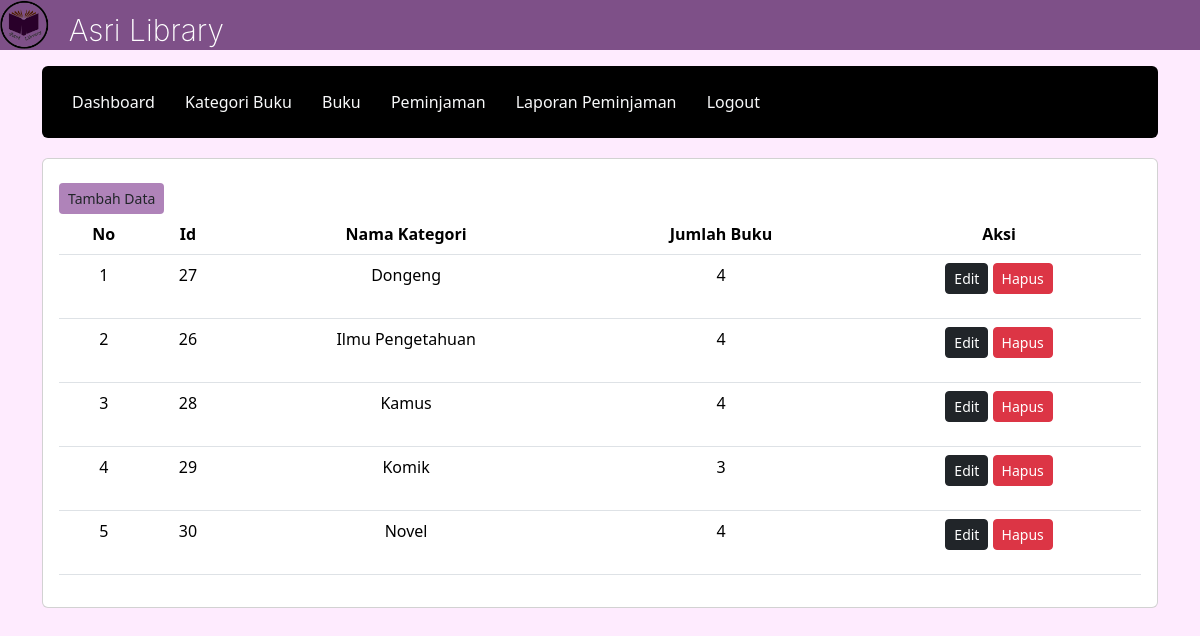
Page /petugas/tambah-kategori.php (signed in) on the committed database.
### tables this page shows
CREATE TABLE `kategori` (
  `id` int(12) NOT NULL,
  `nama_kategori` varchar(255) DEFAULT NULL
);

### petugas/tambah-kategori.php (the view, shortened to what this page needs)
<?php
require_once('backend/config.php');
$query_kategori = mysqli_query($conn, "SELECT * FROM kategori");
$jumlah_buku_per_kategori = array();
while ($kategori = mysqli_fetch_assoc($query_kategori)) {
    $query_jumlah = mysqli_query($conn, "SELECT COUNT(*) AS jumlah FROM kategori_buku_relasi WHERE kategori_id = {$kategori['id']}");
    $result_jumlah = mysqli_fetch_assoc($query_jumlah);
    $jumlah_buku_per_kategori[$kategori['id']] = $result_jumlah['jumlah'];
}
?>
<!DOCTYPE html>
<html lang="en">
<head>
    <link rel="stylesheet" type="text/css" href="css/tambah-kategori.css">
    <link href="https://cdn.jsdelivr.net/npm/bootstrap@5.3.2/dist/css/bootstrap.min.css" rel="stylesheet"
>
    <link rel="stylesheet" type="text/css" href="css/navbar.css">
</head>
<body style="background-color:rgb(254, 235, 254);">
    <nav class="navbar-atas">
        <div class="logo">
            <img src="gambar/logo.png ">
            <p>Asri Library</p>
        </div>
    </nav>
    <div class="container">
        <div class="content mt-3">
            <div class="card" style="background-color: black;">
                <div class="card-body">
                    <a href="home.php" class="btn text-light">Dashboard</a>
                    <a href="tambah-kategori.php" class="btn text-light">Kategori Buku</a>
                    <a href="pendataan-barang.php" class="btn text-light">Buku</a>
                    <a href="daftar-pinjaman.php" class="btn text-light">Peminjaman</a>
                    <a href="laporan.php" class="btn text-light">Laporan Peminjaman</a>
                    <a href="../index.php" class="btn text-light">Logout</a>
                </div>
            </div>
        </div>
        <div class="content-mt-3" style="margin-top: 20px; ">
            <div class="card">
                <div class="card-body">
                    <a href="tambah_kategori.php" class="btn btn-sm mt-2"
                        style="background-color: rgb(175, 131, 185) ;">Tambah Data</a>
                    <table class="table">
                        <thead>
                            <tr>
                                <th>No</th>
                                <th>Id</th>
                                <th>Nama Kategori</th>
                                <th>Jumlah Buku</th>
                                <th>Aksi</th>
                            </tr>
                        </thead>
                        <tbody>
                            <?php
                            $no = 1;
                            $query_kategori = mysqli_query($conn, "SELECT * FROM kategori");
                            while ($kategori = mysqli_fetch_assoc($query_kategori)) {
                                ?>
                                <tr>
                                    <td>
                                        <?php echo $no++; ?>
                                    </td>
                                    <td>
                                        <?php echo $kategori['id']; ?>
                                    </td>
                                    <td>
                                        <?php echo $kategori['nama_kategori']; ?>
                                    </td>
                                    <?php $jumlah_buku = isset($jumlah_buku_per_kategori[$kategori['id']]) ? $jumlah_buku_per_kategori[$kategori['id']] : 0; ?>
                                    <td>
                                        <?php echo $jumlah_buku ?>
                                    </td>
                                    <td>
                                        <a href="edit_kategori.php?id=<?php echo $kategori['id']; ?>"
                                            class="btn btn-dark btn-sm mb-3">Edit</a>
                                        <a href="hapus.php?id=<?php echo $kategori['id']; ?>"
                                            class="btn btn-danger btn-sm mb-3">Hapus</a>
                                    </td>
                                </tr>
                            <?php } ?>
                        </tbody>
                    </table>
                </div>
            </div>
        </div>
    </div>
</body>
</html>

### petugas/css/tambah-kategori.css (style rules this page uses)
table { width: 100%; text-align: center; border-color: rgb(89, 89, 186); }

### petugas/css/navbar.css (style rules this page uses)
body { margin: 0; }
.navbar-atas { width: 100%; height: 50px; }
.logo { height: 100%; margin: 0; width: 100%; display: flex; background-color: rgb(126, 80, 136); }
.logo p { color: rgb(255, 255, 255); font-size: 30px; font-family: Inter; font-weight: 200; word-wrap: break-word; margin-left: 10px; margin-top: 8px; }

### rows in the picture
kategori: id "27", nama_kategori "Dongeng", jumlah_buku "4"
kategori: id "26", nama_kategori "Ilmu Pengetahuan", jumlah_buku "4"
kategori: id "28", nama_kategori "Kamus", jumlah_buku "4"
kategori: id "29", nama_kategori "Komik", id "3"
kategori: id "30", nama_kategori "Novel", jumlah_buku "4"
